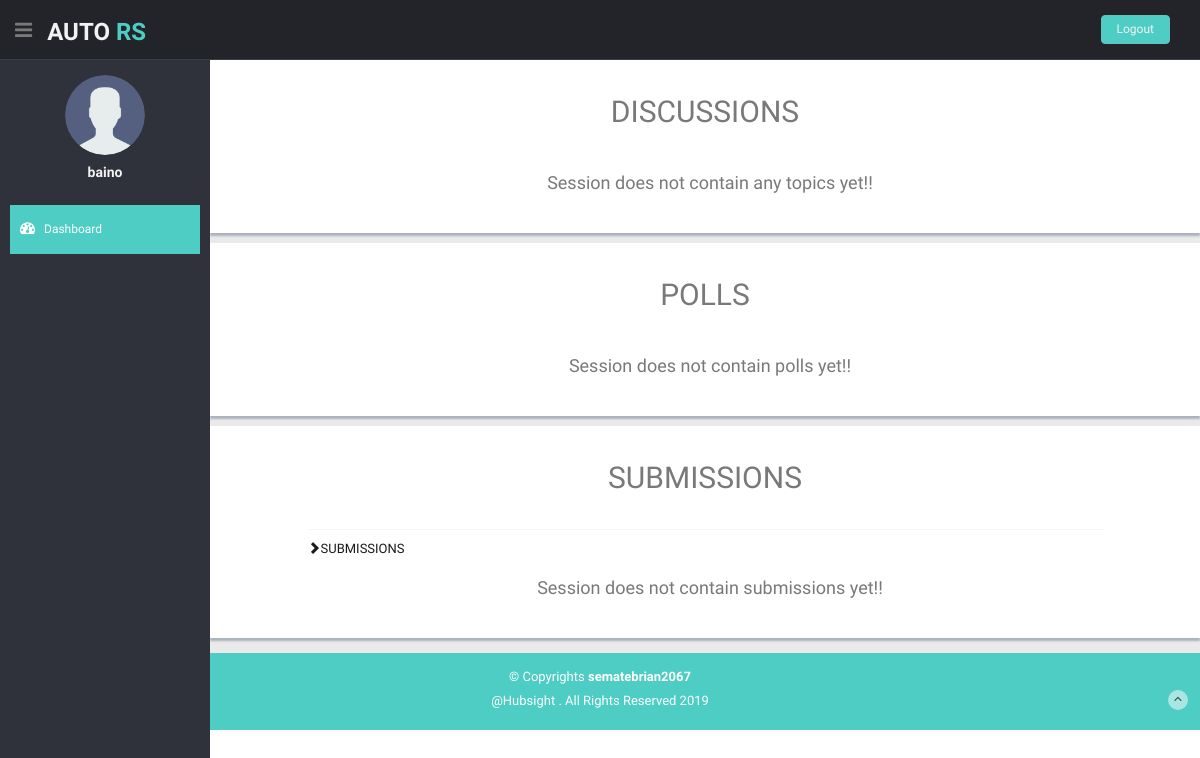
Page /moderator/session/6/details/ (signed in) on the earlier database version.
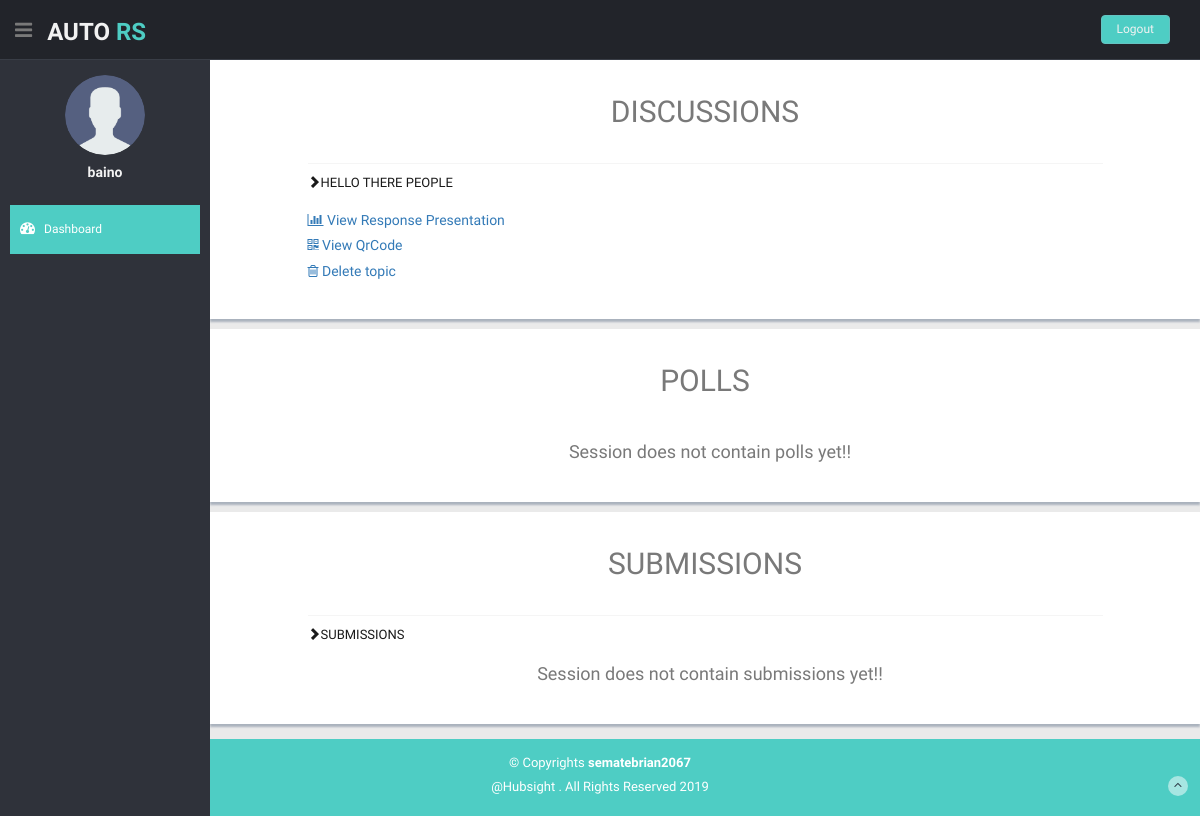
Same page on the later database version.
### Ars/models.py (models this page shows)
class Topic(models.Model):
    topic_name = models.CharField(max_length=250, null=False)
    session = models.ForeignKey(Session, on_delete=models.CASCADE)
    qr_link_name = models.CharField(max_length=25, null=True)
    presentation_name = models.CharField(max_length=25, null=True)

### Ars/decorators.py (the view)
    def wrapper(request, **kwargs):
        if request is not None:
            if request.method == "GET":
                return function(request, **kwargs)
            raise Exception("method not allowed.")
        raise Exception("request is null")

### moderator/sessionViews.py (called while the page is built)
@login_required
@Get_check
def sessionDetails(request,session_pk):
    details = {}
    session = get_session_by_id(session_pk)
    if session and (session.owner.id==request.user.id):
        details['polls']=session.question_set.all()
        details['topics']=session.topic_set.all()
        details['submissions']=session.submission_set.all()
        details['session_key']=session.session_key
    return render(request,'moderator/sessiondetails.html',details)

def get_session_by_id(pk):
    session={}
    try:
        session = Session.objects.get(id=pk)
    except Session.DoesNotExist:
        return false
    else:
        return session

### moderator/templates/moderator/sessiondetails.html (shortened to what the changed rows need)
{% extends 'moderator/base.html'%}
{%block body%}
<section id="main-content">
  <section class="wrapper">
    <div class="row content-panel">
      <h2 class="centered">DISCUSSIONS</h2>
      <div class="col-md-10 col-md-offset-1 mt mb">
        <div class="accordion" id="accordion1">
          {%for topic in topics%}
          <div class="accordion-group">
            <div class="accordion-heading">
              <a class="accordion-toggle" data-toggle="collapse" data-parent="#accordion1" href="#collapseTopic-{{topic.id}}">
                <em class="glyphicon glyphicon-chevron-right icon-fixed-width"></em>{{topic.topic_name}}
                </a>
            </div>
            <div id="collapseTopic-{{topic.id}}" class="accordion-body collapse in">
              <div class="accordion-inner">
                {%if topic.presentation_name is not None %}
                <a href="{% url 'moderator:viewPresentation' topic.presentation_name %}">
                  <h5><i class="fa fa-bar-chart"></i> View Response Presentation</h5>
                </a>
                {% endif %}
                {%if topic.qr_link_name is not None %}
                <a href="{% url 'Ars:qrcode_details' session_key topic.qr_link_name %}">
                  <h5><i class="fa fa-qrcode"></i> View QrCode</h5>
                </a>
                {%endif%}
                <a href="#" onclick="
                var result = confirm('Are you sure you wish to delete this topic?');
                    if( result ){
                            event.preventDefault();
                            document.getElementById('delete-form-topic-{{topic.id}}').submit();
                    }
                        " >
                    <h5><i class="fa fa-trash-o"></i> Delete topic</h5>
                </a>
              </div>
            </div>
          </div>
          {%empty%}
          <p>
            <h4 class="centered">
            Session does not contain any topics yet!!
            </h4>
          </p>
          {%endfor%}
        </div>
      </div>
    </div>
    <div class="row content-panel">
      <h2 class="centered">POLLS</h2>
    </div>
    <div class="row content-panel">
      <h2 class="centered">SUBMISSIONS</h2>
    </div>
  </section>
</section>
{%endblock%}

Differences in the rows shown:
added Topic: topic_name "HELLO THERE PEOPLE", presentation_name "12top_806" (drawn), shows "View QrCode"
Other differences:
text no longer shown: "Session does not contain any topics yet!!"
